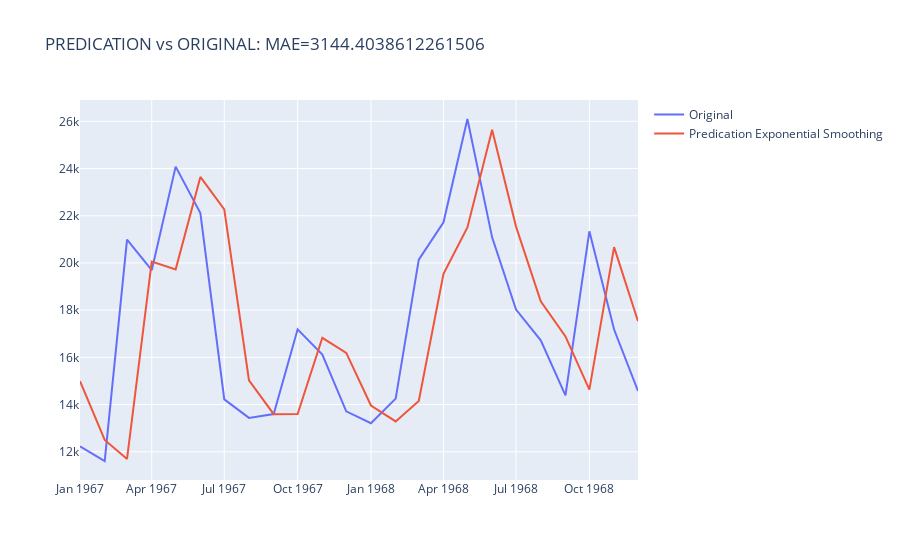

Notebook source saved alongside this figure:
### Code cell
if ('ses' in train.columns):
    train.drop('ses', axis=1, inplace=True)
    
s_train = pd.Series(index=train.index,data=train['Sales'].values)
s_test = pd.Series(index=test.index,data=test['Sales'].values)


preds = list()
for i in range(len(test)):
    mod = SimpleExpSmoothing(s_train)
    preds.append(mod.fit(smoothing_level=0.9,optimized=False).forecast(1).values[0])
    s_train = pd.concat([s_train,s_test[i:i+1]])


mae = mean_absolute_error(test['Sales'], preds)
layout = Layout(title = f'PREDICATION vs ORIGINAL: MAE={mae}')

iplot(Figure(data=[Scatter(x =test.index,
                          y = test['Sales'],
                          name = 'Original'),
                  Scatter(x = test.index,
                         y = preds,
                         name = 'Predication Exponential Smoothing')],
              layout= layout))

### Figure 1 — Plotly figure (JSON) as saved in the notebook; plotly's stock layout.template omitted (floating-point values rounded to 4 significant figures)
{"data": [{"name": "Original", "type": "scatter", "x": ["1967-01-01T00:00:00", "1967-02-01T00:00:00", "1967-03-01T00:00:00", "1967-04-01T00:00:00", "1967-05-01T00:00:00", "1967-06-01T00:00:00", "1967-07-01T00:00:00", "1967-08-01T00:00:00", "1967-09-01T00:00:00", "1967-10-01T00:00:00", "1967-11-01T00:00:00", "1967-12-01T00:00:00", "1968-01-01T00:00:00", "1968-02-01T00:00:00", "1968-03-01T00:00:00", "1968-04-01T00:00:00", "1968-05-01T00:00:00", "1968-06-01T00:00:00", "1968-07-01T00:00:00", "1968-08-01T00:00:00", "1968-09-01T00:00:00", "1968-10-01T00:00:00", "1968-11-01T00:00:00", "1968-12-01T00:00:00"], "y": [12225, 11608, 20985, 19692, 24081, 22114, 14220, 13434, 13598, 17187, 16119, 13713, 13210, 14251, 20139, 21725, 26099, 21084, 18024, 16722, 14385, 21342, 17180, 14577]}, {"name": "Predication Exponential Smoothing", "type": "scatter", "x": ["1967-01-01T00:00:00", "1967-02-01T00:00:00", "1967-03-01T00:00:00", "1967-04-01T00:00:00", "1967-05-01T00:00:00", "1967-06-01T00:00:00", "1967-07-01T00:00:00", "1967-08-01T00:00:00", "1967-09-01T00:00:00", "1967-10-01T00:00:00", "1967-11-01T00:00:00", "1967-12-01T00:00:00", "1968-01-01T00:00:00", "1968-02-01T00:00:00", "1968-03-01T00:00:00", "1968-04-01T00:00:00", "1968-05-01T00:00:00", "1968-06-01T00:00:00", "1968-07-01T00:00:00", "1968-08-01T00:00:00", "1968-09-01T00:00:00", "1968-10-01T00:00:00", "1968-11-01T00:00:00", "1968-12-01T00:00:00"], "y": [14990.0, 12500.0, 11700.0, 20060.0, 19730.0, 23650.0, 22270.0, 15020.0, 13590.0, 13600.0, 16830.0, 16190.0, 13960.0, 13290.0, 14150.0, 19540.0, 21510.0, 25640.0, 21540.0, 18380.0, 16890.0, 14640.0, 20670.0, 17530.0]}], "layout": {"title": {"text": "PREDICATION vs ORIGINAL: MAE=3144.4038612261506"}}}
